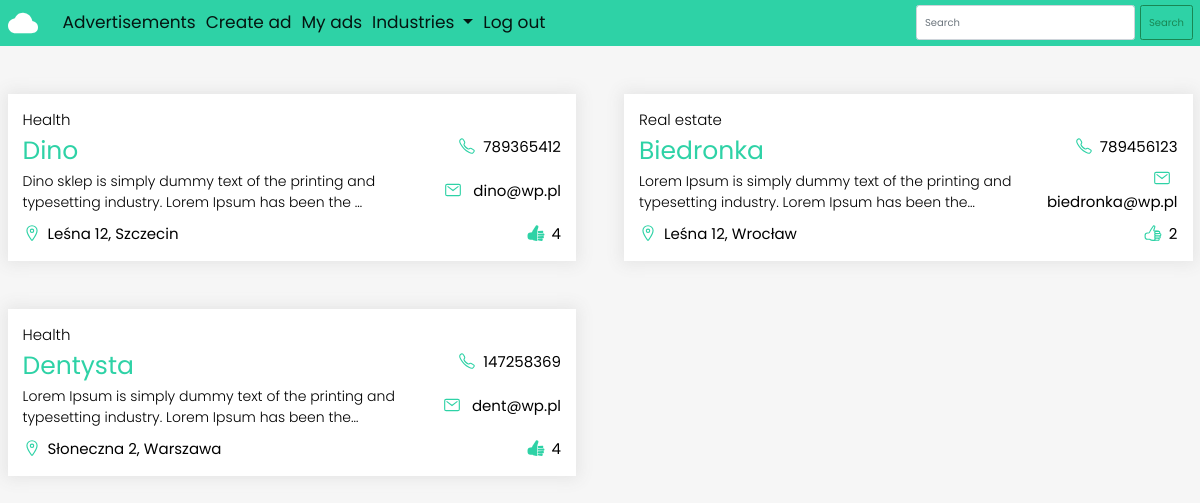
The page / (signed in) on the database its author committed.
### ads/models.py (models this page shows, shortened)
class Advertisement(models.Model):
    company = models.CharField(max_length=300)
    address = models.CharField(max_length=400)
    email = models.EmailField(max_length=254)
    phone = models.CharField(max_length=14)
    desc = models.TextField()
    industries = [
        ('','Choose industry'),
        ('re', 'Real estate'),
        ('ht', 'Health'),
        ('at', 'Automotive'),
        ('ft', 'Fitness'),
    ]
    industry = models.CharField(max_length=2, choices=industries, default='')
    user = models.ForeignKey(User, on_delete=models.CASCADE)
    likes = models.ManyToManyField(User, blank=True, related_name='likes')
    def display_industry(self):
        for industry in self.industries:
            if self.industry in industry:
                toDisplay = industry[1]
        return toDisplay
    def total_likes(self):
        return self.likes.count()

### ads/views.py (the view)
# urls.py: path('', views.home, name='home'),
def home(request):
    ads = Advertisement.objects.all()
    for ad in ads:
        if ad.likes.filter(id=request.user.id).exists():
            ad.is_liked = True
        else:
            ad.is_liked = False
    return render(request, 'home.html', {'ads': ads})

### ads/templates/home.html
{% extends 'base.html' %}
{% block content %}
<div class="row">
    <div class="ads-row">
        {% for ad in ads %}
        <div class="ad-col">
            <a href="{% url 'detail' ad.id %}">
                <div class="ad-box">
                    <span>{{ad.display_industry}}</span>
                    <div class="info-row">
                        <div class="info-col big">
                            <h2>{{ad.company}}</h2>
                            <p class="desc">{{ad.desc|truncatechars:100}}</p>
                            <p class="small-info">
                                <ion-icon name="location-outline"></ion-icon>{{ad.address}}
                            </p>
                        </div>
                        <div class="info-col">
                            <p class="small-info">
                                <ion-icon name="call-outline"></ion-icon>{{ad.phone}}
                            </p>
                            <p class="small-info">
                                <ion-icon name="mail-outline"></ion-icon>
                                {{ad.email}}
                            </p>
                            <p class="small-info">
                                {% if ad.is_liked %}
                                <ion-icon name="thumbs-up"></ion-icon>{{ad.total_likes}}
                                {% else %}
                                <ion-icon name="thumbs-up-outline"></ion-icon>{{ad.total_likes}}
                                {% endif %}
                            </p>
                        </div>
                    </div>
                </div>
            </a>
        </div>
        {% endfor %}
    </div>
</div>
{% endblock content %}

### ads/static/css/styles.css (style rules this page uses)
* { margin: 0; padding: 0; box-sizing: border-box; }
:root { --background: #f6f6f6; --primary: #2ed2a6; }
html, body { font-size: 10px; font-family: 'Poppins', sans-serif; background-color: var(--background); }
a, a:hover { text-decoration: none; color: black; }
.row { max-width: 1200px; margin: 0 auto; }
.ads-row { display: flex; flex-wrap: wrap; justify-content: space-between; }
.ad-col { flex: 0 0 calc(50% - 2.4rem); display: inline-flex; margin-top: 4.8rem; }
.ad-box { width: 100%; background-color: #fff; padding: 1.5rem; box-shadow: 0 0 15px 3px #e5e5e5; transition: box-shadow 0.4s; height: 100%; }
.info-row { display: flex; justify-content: space-between; }
.info-col { display: flex; flex: 2; flex-direction: column; justify-content: space-between; }
.info-col:last-child { text-align: right; }
.big { flex: 5; }
.ad-box span { display: block; font-size: 1.5rem; font-weight: 300; margin-bottom: 0.5rem; }
.ad-box h2 { font-size: 2.5rem; font-weight: 400; color: var(--primary); }
.desc { font-size: 1.4rem; font-weight: 300; }
.ad-box ion-icon { color: var(--primary); font-size: 1.8rem; margin-right: 0.7rem; margin-bottom: -3px; }
.small-info { font-size: 1.5rem; margin: 0; }

### rows shown on the page
Advertisement: display_industry "Health", company "Dino", desc "Dino sklep is simply dummy text of the printing and typesetting industry. Lorem Ipsum has been the …", address "Leśna 12, Szczecin", phone "789365412", email "dino@wp.pl", total_likes "4"
Advertisement: display_industry "Real estate", company "Biedronka", desc "Lorem Ipsum is simply dummy text of the printing and typesetting industry. Lorem Ipsum has been the…", address "Leśna 12, Wrocław", phone "789456123", email "biedronka@wp.pl", total_likes "2"
Advertisement: display_industry "Health", company "Dentysta", desc "Lorem Ipsum is simply dummy text of the printing and typesetting industry. Lorem Ipsum has been the…", address "Słoneczna 2, Warszawa", phone "147258369", email "dent@wp.pl", total_likes "4"
